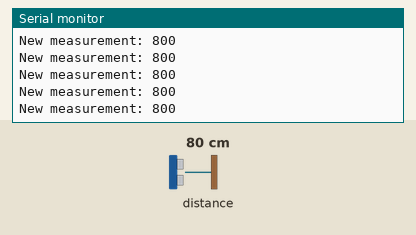
A sketch run on a simulated Arduino Uno R4 WiFi. Shown: the last lines printed to the serial monitor. The inputs (shaded band) are chosen by the test bench; at power-on: distance to the obstacle 80 cm.

Above: at 1.2 s.
1.3 s: distance to the obstacle set to 2 cm
At 1.32 s:
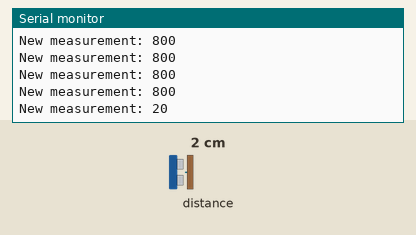
2.8 s: distance to the obstacle set to 4 cm
At 2.84 s:
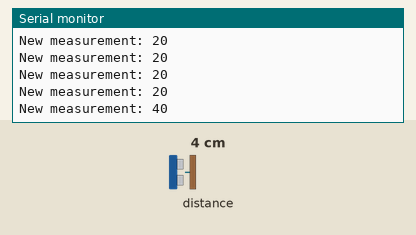
Timing chart, 0 to 5.8 s (numbered marks = the images above; inputs shaded):
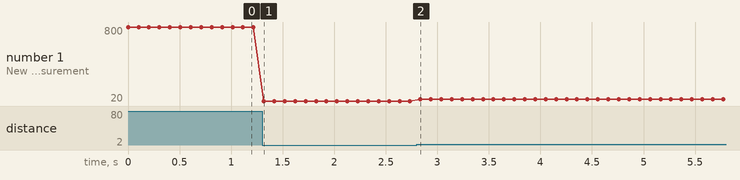

Measured:
- after the input at 1.3 s, the serial monitor: prints a new line at once (image 1)
- after the input at 2.8 s, the serial monitor: prints a new line at once (image 2)
- plotted number 1: 800 → 20 after the input at 1.3 s, 20 → 40 after the input at 2.8 s

The sketch:

Modulino_Distance_Test.ino
```cpp
#include <Modulino.h>

ModulinoDistance distance;

void setup() {
  Serial.begin(9600);
  Modulino.begin(); // Initialize the Modulino library
  distance.begin();    // Initialize the Distance Modulino
}

void loop() {
  if (distance.available()) {
    int measure = distance.get();
    Serial.print("New measurement: ");
    Serial.println(measure);
  }
  delay(100);
}
```
